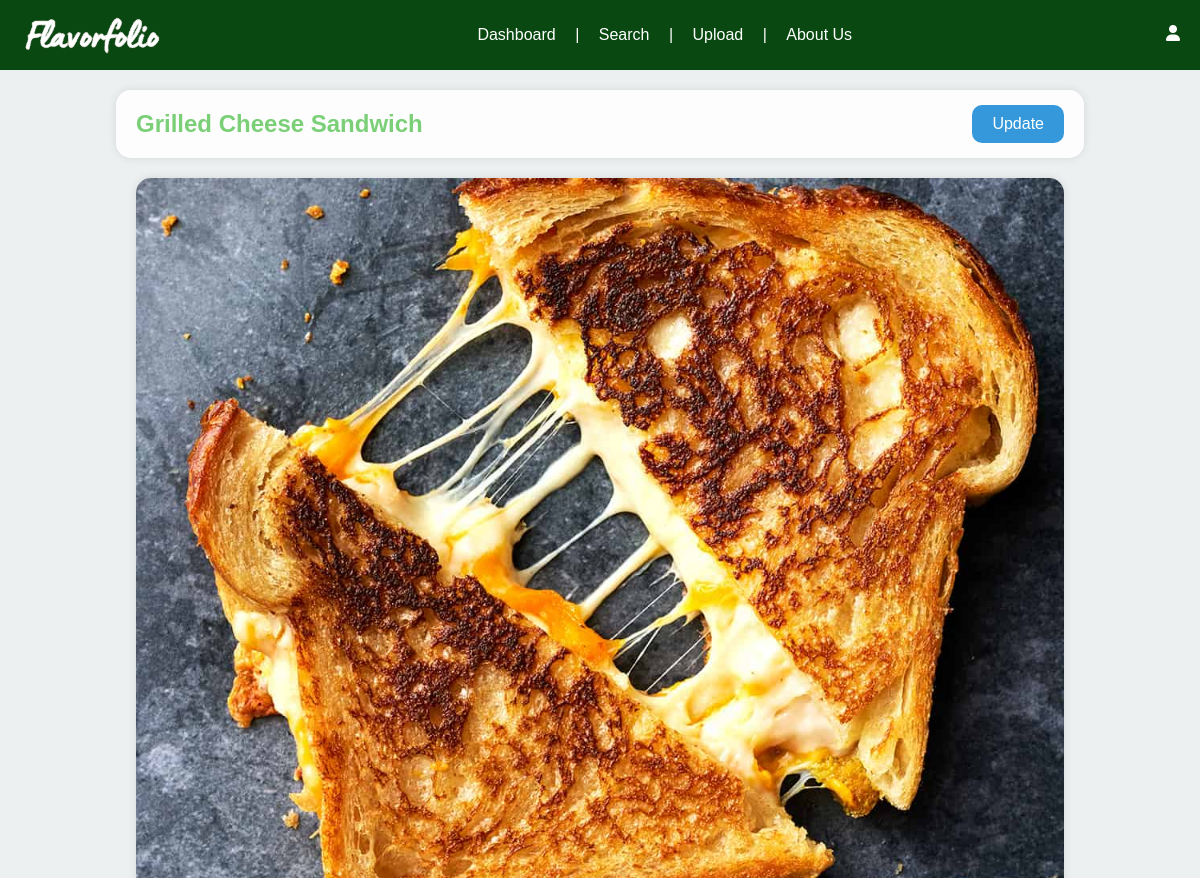
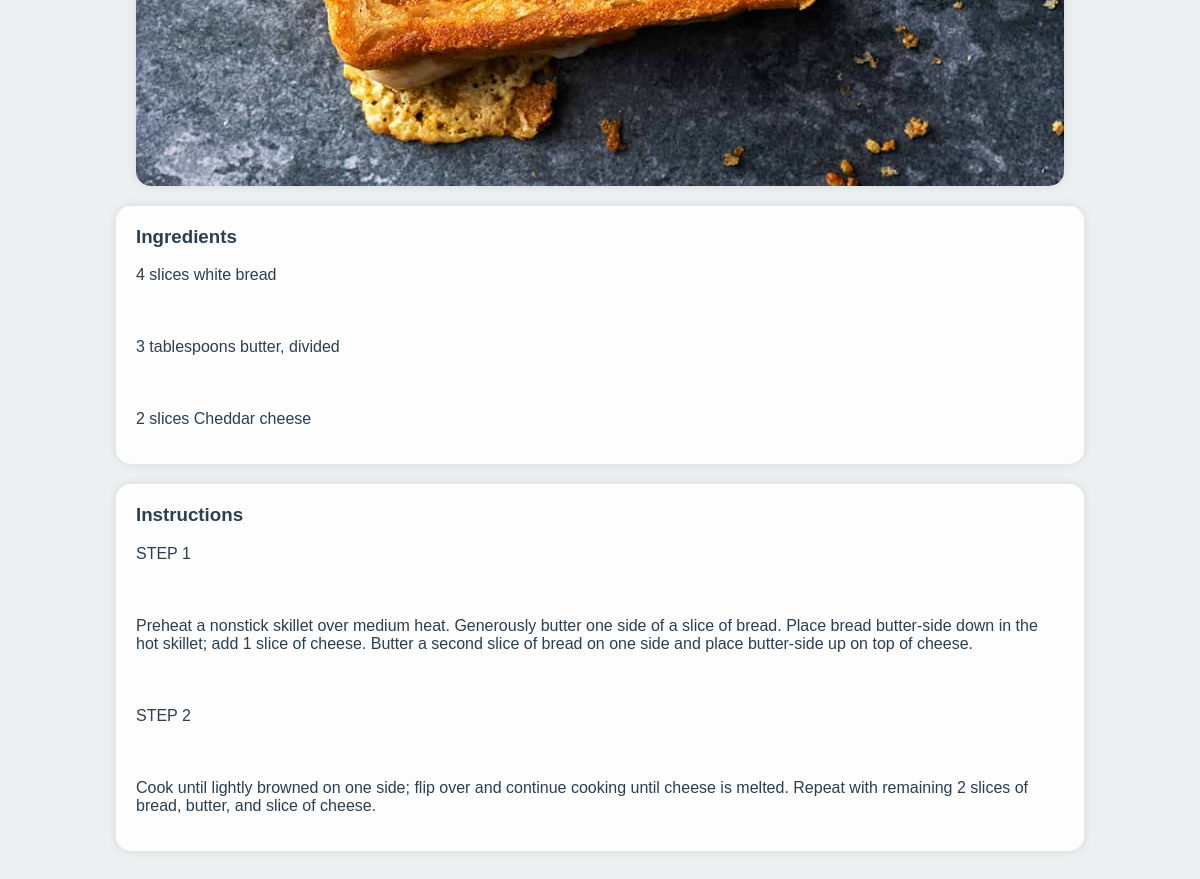
Screenshot of /recipe/2 (signed in) with the database file from the repository (2 pictures, top to bottom).
### tables this page shows
CREATE TABLE recipes (
    id INTEGER PRIMARY KEY AUTOINCREMENT,
    name TEXT NOT NULL,
    ingredients TEXT NOT NULL,
    instructions TEXT NOT NULL,
    image_url TEXT,
    user_id INTEGER NOT NULL,
    FOREIGN KEY (user_id) REFERENCES users (id)
);

### app.py (the view)
@app.route('/recipe/<int:recipe_id>')
def recipe_detail(recipe_id):
    conn = get_db()
    recipe = conn.execute('SELECT * FROM recipes WHERE id = ?', (recipe_id,)).fetchone()
    conn.close()
    if recipe is None:
        abort(404)
    return render_template('recipe_detail.html', recipe=recipe)

### app.py (called while the page is built)
def get_db():
    db = sqlite3.connect('database.db')
    db.row_factory = sqlite3.Row
    return db

@app.before_request
def load_logged_in_user():
    user_id = session.get('user_id')
    if user_id is None:
        g.user = None
    else:
        db = get_db()
        g.user = db.execute('SELECT * FROM users WHERE id = ?', (user_id,)).fetchone()

### templates/recipe_detail.html
{% extends "base.html" %}
{% block content %}
<div class="recipe-detail-container">
    <div class="recipe-name-box">
        <h2>{{ recipe['name'] }}</h2>
        <a href="{{ url_for('update_recipe', recipe_id=recipe['id']) }}" class="update-button">Update</a>
    </div>
    <img src="{{ recipe['image_url'] }}" alt="Recipe Image" class="recipe-image">
    <div class="recipe-ingredients-box">
        <h3>Ingredients</h3>
        <p>{{ recipe['ingredients'].replace('\n', '<br>') | safe }}</p>
    </div>
    <div class="recipe-instructions-box">
        <h3>Instructions</h3>
        <p>{{ recipe['instructions'].replace('\n', '<br>') | safe }}</p>
    </div>
</div>
{% endblock %}

### static/style.css (style rules this page uses)
body { background-color: #ecf0f1; color: #2c3e50; font-family: 'Trebuchet MS', 'Lucida Sans Unicode', 'Lucida Grande', 'Lucida Sans', Arial, sans-serif; margin: 0; padding: 0; }
h2 { margin: 20px 0; text-align: center; color: #7acf77; }
.recipe-detail-container { display: flex; flex-direction: column; align-items: center; padding: 20px; }
.recipe-name-box { display: flex; justify-content: space-between; align-items: center; background-color: rgba(255, 255, 255, 0.9); border-radius: 15px; padding: 20px; width: 80%; box-shadow: 0 0 10px rgba(0, 0, 0, 0.1); margin-bottom: 20px; position: relative; }
.recipe-name-box h2 { margin: 0; }
.update-button { padding: 10px 20px; border-radius: 10px; border: none; background-color: #3498db; color: white; cursor: pointer; position: absolute; right: 20px; text-decoration: none; }
.recipe-image { max-width: 80%; height: auto; border-radius: 15px; margin-bottom: 20px; box-shadow: 0 0 10px rgba(0, 0, 0, 0.1); }
.recipe-ingredients-box, .recipe-instructions-box { background-color: rgba(255, 255, 255, 0.9); border-radius: 15px; padding: 20px; width: 80%; box-shadow: 0 0 10px rgba(0, 0, 0, 0.1); margin-bottom: 20px; }
.recipe-ingredients-box h3, .recipe-instructions-box h3 { margin-top: 0; }
.recipe-ingredients-box p, .recipe-instructions-box p { white-space: pre-wrap; }

### rows the page displays
recipes: name "Grilled Cheese Sandwich", image_url (picture), ingredients.replace "4 slices white bread 3 tablespoons butter, divided 2 slices Cheddar cheese", instructions.replace "STEP 1 Preheat a nonstick skillet over medium heat. Generously butter one side of a slice of bread. Place bread butter-side down in the hot skillet; add 1 slice of cheese. Butter a second slice of bread on one side and place butter-side up on top of cheese. STEP 2 Cook until lightly browned on one side; flip over and continue cooking until cheese is melted. Repeat with remaining 2 slices of bread, butter, and slice of cheese."
